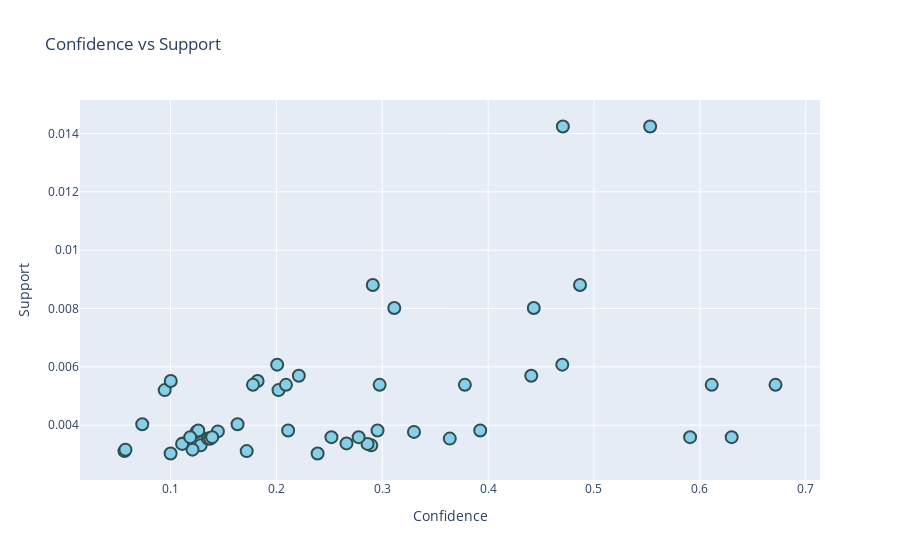

The cell this chart's notebook holds for it:
### Code cell
fig = px.scatter(rules, x='confidence', y='support', title='Confidence vs Support')
fig.update_traces(marker=dict(size=12, color='skyblue', line=dict(width=2, color='DarkSlateGrey')), selector=dict(mode='markers'))
fig.update_layout(xaxis_title='Confidence', yaxis_title='Support', showlegend=False)
fig.show()

### Figure 1 — Plotly figure (JSON) as saved in the notebook; plotly's stock layout.template omitted (floating-point values rounded to 4 significant figures)
{"data": [{"hovertemplate": "confidence=%{x}<br>support=%{y}<extra></extra>", "legendgroup": "", "marker": {"color": "skyblue", "line": {"color": "DarkSlateGrey", "width": 2}, "size": 12, "symbol": "circle"}, "mode": "markers", "name": "", "orientation": "v", "showlegend": false, "type": "scatter", "x": [0.2896, 0.1285, 0.1246, 0.33, 0.05655, 0.172, 0.4431, 0.3114, 0.2111, 0.2955, 0.2911, 0.4868, 0.1001, 0.239, 0.05745, 0.1208, 0.07331, 0.1633, 0.09455, 0.202, 0.1823, 0.1002, 0.1115, 0.2662, 0.1353, 0.1375, 0.1251, 0.1447, 0.111, 0.2861, 0.4408, 0.2212, 0.3638, 0.1375, 0.4706, 0.5531, 0.2008, 0.4701, 0.1262, 0.3926, 0.6112, 0.378, 0.6715, 0.1779, 0.2975, 0.2091, 0.5908, 0.252, 0.6301, 0.1186, 0.2777, 0.1394], "xaxis": "x", "y": [0.003309, 0.003309, 0.00377, 0.00377, 0.003112, 0.003112, 0.008018, 0.008018, 0.003819, 0.003819, 0.008808, 0.008808, 0.003029, 0.003029, 0.003161, 0.003161, 0.004033, 0.004033, 0.005202, 0.005202, 0.005515, 0.005515, 0.003375, 0.003375, 0.00354, 0.00354, 0.003787, 0.003787, 0.003358, 0.003358, 0.005696, 0.005696, 0.00354, 0.00354, 0.01424, 0.01424, 0.006075, 0.006075, 0.003819, 0.003819, 0.005383, 0.005383, 0.005383, 0.005383, 0.005383, 0.005383, 0.003589, 0.003589, 0.003589, 0.003589, 0.003589, 0.003589], "yaxis": "y"}], "layout": {"legend": {"tracegroupgap": 0}, "showlegend": false, "title": {"text": "Confidence vs Support"}, "xaxis": {"anchor": "y", "domain": [0, 1], "title": {"text": "Confidence"}}, "yaxis": {"anchor": "x", "domain": [0, 1], "title": {"text": "Support"}}}}
